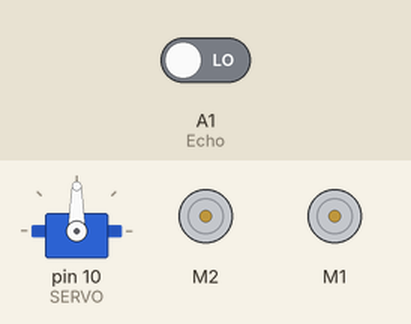
A sketch run on a simulated Arduino Uno, built with avr-gcc and run on an emulated ATmega328P. Parts: servo, 2 × DC motor (green arrow = forward, orange = backward, longer = faster). Inputs (shaded band) come from the test bench; at power-on: A1 (Echo) LOW.

Above: at 0.05 s.
At 4.35 s:
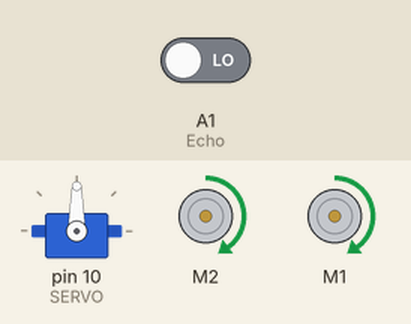
At 8.65 s:
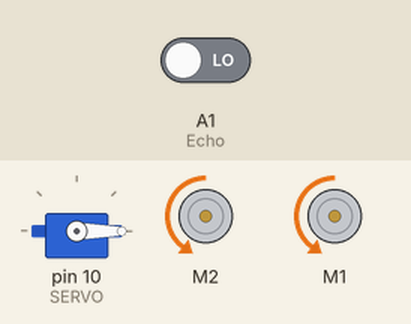
At 12.95 s:
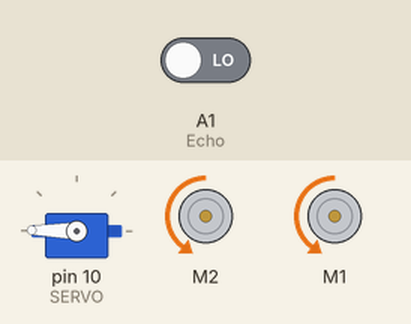
At 17.25 s:
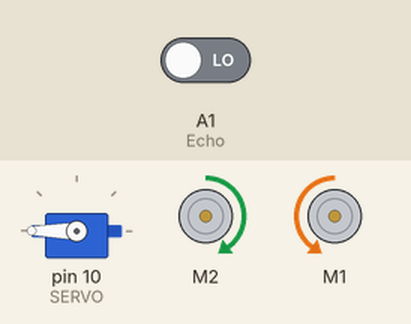
Timing chart, 0 to 19.9 s (numbered marks = the images above):
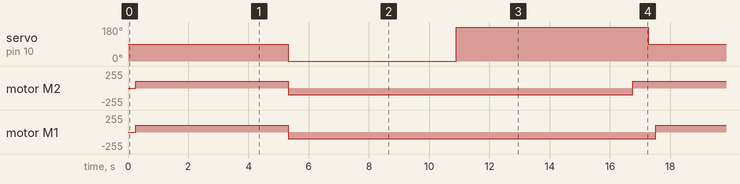

The sketch:

car.ino
```cpp
#include <Servo.h>
#include <AFMotor.h>

AF_DCMotor motor1(2);
AF_DCMotor motor2(1);

int Trig = A0;
int Echo = A1;

long time;
long ToObstacle;

int distReal =  50;
int Distancia1 =  0;
int Distancia2 =  0;

Servo SERVO;

void Accel()  {
  motor1.run(FORWARD);
  motor2.run(FORWARD);
}

void Back() {
  motor1.run(BACKWARD);
  motor2.run(BACKWARD);
  delay(300);
  motor2.run(BACKWARD);
  motor1.run(BACKWARD);
}

void turnLeft() {
  motor2.run(FORWARD);
  motor1.run(BACKWARD);
}

void turnRight()   {
  motor2.run(BACKWARD);
  motor1.run(FORWARD);
}

void STOP()   {
  motor1.run(BACKWARD);
  motor2.run(BACKWARD);
}

int ServoRead() {
  digitalWrite(Trig,LOW);
  delay(4);

  digitalWrite(Trig,HIGH);
  delay(10);

  digitalWrite(Trig,LOW);
  time = pulseIn(Echo,HIGH);
  ToObstacle = time / 58;
  return ToObstacle;
}

int Process() {
  int D =0;
  int SOMA = 0;
  for (int i = 0; i < 5; i++)
    {
       D =  ServoRead();
      SOMA += D;
    }
  return SOMA / 5;
}

void setup() {
  SERVO.attach(10);

  pinMode(Echo, INPUT);
  pinMode(Trig, OUTPUT);

  motor1.setSpeed(100);
  motor2.setSpeed(100);

  Serial.begin(9600);
}

void loop() {
  byte relativePos = map(relativePos, 0, 1023, 0, 180);
  relativePos = 90;
  SERVO.write(relativePos);
  delay(250);

  Accel();

  distReal = Process();
  if (distReal < 25){
    STOP();
    relativePos = 0;
    SERVO.write(relativePos);
    delay(500);
    Distancia1 = Process();


    relativePos = 179;
    SERVO.write(relativePos);
    Distancia2 = Process();

    if ((Distancia1 >=  distReal) or (Distancia2 >=  distReal)){
      if (Distancia1 > Distancia2){
        relativePos = 0;
        SERVO.write(relativePos);
        delay(500);
        Back();
        turnLeft();
        delay(500);
      }

      else{
        relativePos = 180;
        SERVO.write(relativePos);
        delay(500);
        Back();
        turnRight();
        delay(500);
      }
    }

    else {
      relativePos = 0;
      SERVO.write(relativePos);
      delay(500);
      Back();
      delay(250);
    }
  }
}
```

Measured:
- by itself, servo on pin 10 (SERVO): 90° → 0° at 5.3 s, → 179° 5.6 s later, → 180° 5.1 s later, → 90° 1.3 s later, … (9 changes in this stretch)
- by itself, motor M2: repeats every 17.3 s: backward 100/255 11.4 s, forward 100/255 5.8 s
- by itself, motor M1: alternates forward 100/255 for 5.1 s and backward 100/255 for 12.2 s
